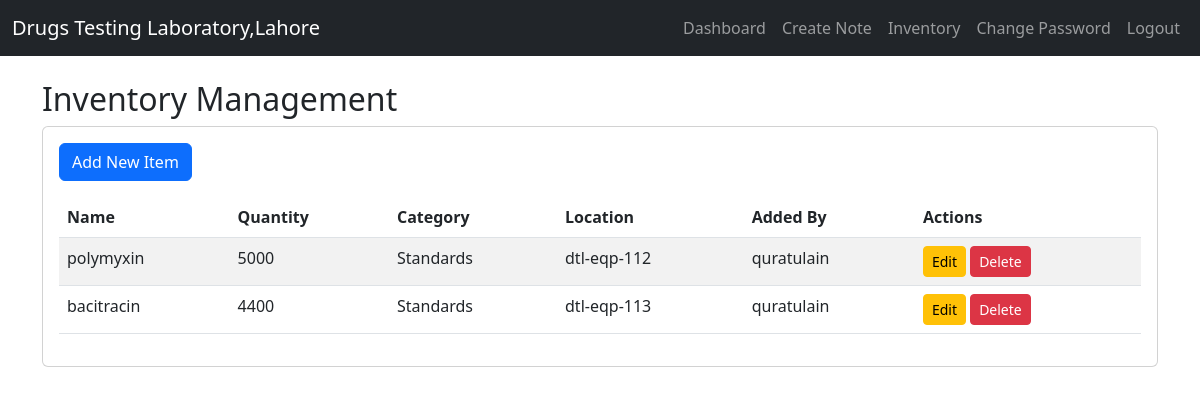
Screenshot of /inventory/ (signed in) with the database file from the repository.
### communication/models.py (models this page shows, shortened)
class InventoryItem(models.Model):
    name = models.CharField(max_length=100)
    manufacturer = models.CharField(max_length=100, blank=True)
    purity = models.CharField(max_length=100, blank=True)
    description = models.TextField(blank=True)
    quantity = models.PositiveIntegerField(default=0)
    category = models.CharField(max_length=50, choices=[
        ('EQUIPMENT', 'Equipment'),
        ('SUPPLIES', 'Supplies'),
        ('CHEMICALS', 'Chemicals'),
        ('GLASSWARE', 'Glassware'),
        ('STANDARDS', 'Standards'),
        ('OTHER', 'Other'),
    ])
    location = models.CharField(max_length=100, blank=True)
    added_by = models.ForeignKey(User, on_delete=models.SET_NULL, null=True, related_name='inventory_items')
    added_at = models.DateTimeField(auto_now_add=True)
    updated_at = models.DateTimeField(auto_now=True)

### communication/views.py (the view)
# urls.py: path('inventory/', views.inventory_list, name='inventory_list'),
@login_required
def inventory_list(request):
    items = InventoryItem.objects.all() if request.user.is_superuser else InventoryItem.objects.filter(added_by=request.user)
    return render(request, 'communication/inventory_list.html', {'items': items})

### communication/templates/communication/inventory_list.html (shortened to what this page needs)
{% extends 'communication/base.html' %}
{% block content %}
<h2>Inventory Management</h2>
<div class="card">
    <div class="card-body">
        {% if user.userprofile.section == 'STANDARD' or user.is_superuser %}
            <a href="{% url 'inventory_add' %}" class="btn btn-primary mb-3">Add New Item</a>
        {% endif %}
        {% if items %}
            <table class="table table-striped">
                <thead>
                    <tr>
                        <th>Name</th>
                        <th>Quantity</th>
                        <th>Category</th>
                        <th>Location</th>
                        <th>Added By</th>
                        <th>Actions</th>
                    </tr>
                </thead>
                <tbody>
                    {% for item in items %}
                        <tr>
                            <td>{{ item.name }}</td>
                            <td>{{ item.quantity }}</td>
                            <td>{{ item.get_category_display }}</td>
                            <td>{{ item.location }}</td>
                            <td>{{ item.added_by.username }}</td>
                            <td>
                                <a href="{% url 'inventory_edit' item.id %}" class="btn btn-sm btn-warning">Edit</a>
                                {% if user.userprofile.section == 'STANDARD' or user.is_superuser %}
                                    <a href="{% url 'inventory_delete' item.id %}" class="btn btn-sm btn-danger">Delete</a>
                                {% endif %}
                            </td>
                        </tr>
                    {% endfor %}
                </tbody>
            </table>
        {% else %}
            <p>No inventory items found.</p>
        {% endif %}
    </div>
</div>
{% endblock %}

### rows the page displays
InventoryItem: name "polymyxin", quantity "5000", category "Standards", location "dtl-eqp-112", added_by.username "quratulain"
InventoryItem: name "bacitracin", quantity "4400", category "Standards", location "dtl-eqp-113", added_by.username "quratulain"
